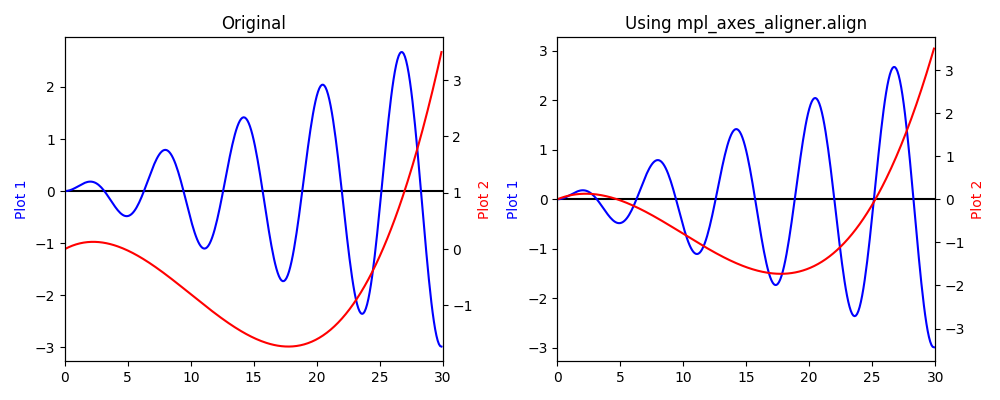

Here is the Python script that generated this plot:
import os
import sys
import numpy as np
import matplotlib.pyplot as plt
sys.path.insert(0, os.path.abspath('../../'))

from mpl_axes_aligner import align


def main():
    x = np.arange(0.0, 30, 0.1)
    y1 = 0.1 * x * np.sin(x)
    y2 = 0.001*x**3 - 0.03*x**2 + 0.12*x

    fig = plt.figure(figsize=(10, 4))
    ax11 = fig.add_subplot(121)
    ax12 = ax11.twinx()

    ax11.plot(x, y1, color='blue', label='plot 1')
    ax12.plot(x, y2, color='red', label='plot 2')
    ax11.hlines(y=0, xmin=0, xmax=30)

    ax11.set_title('Original')
    ax11.set_ylabel('Plot 1', color='blue')
    ax12.set_ylabel('Plot 2', color='red')
    ax11.set_xlim(0.0, 30.0)

    ax21 = fig.add_subplot(122)
    ax22 = ax21.twinx()

    ax21.plot(x, y1, color='blue', label='plot 1')
    ax22.plot(x, y2, color='red', label='plot 2')
    ax21.hlines(y=0, xmin=0, xmax=30)

    ax21.set_title('Using mpl_axes_aligner.align')
    ax21.set_ylabel('Plot 1', color='blue')
    ax22.set_ylabel('Plot 2', color='red')
    ax21.set_xlim(0.0, 30.0)

    align.yaxes(ax21, 0, ax22, 0, 0.5)
    plt.tight_layout()
    plt.savefig("intro_plt.png")


if __name__ == '__main__':
    main()
